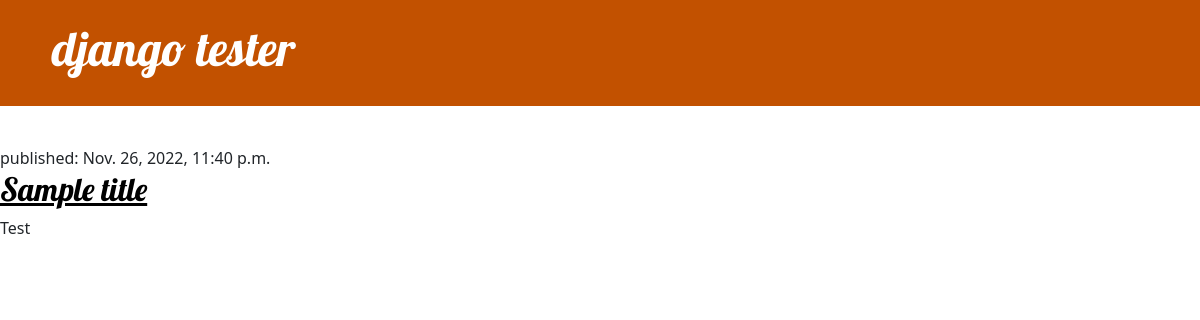
/, run on an earlier commit of the app's database.
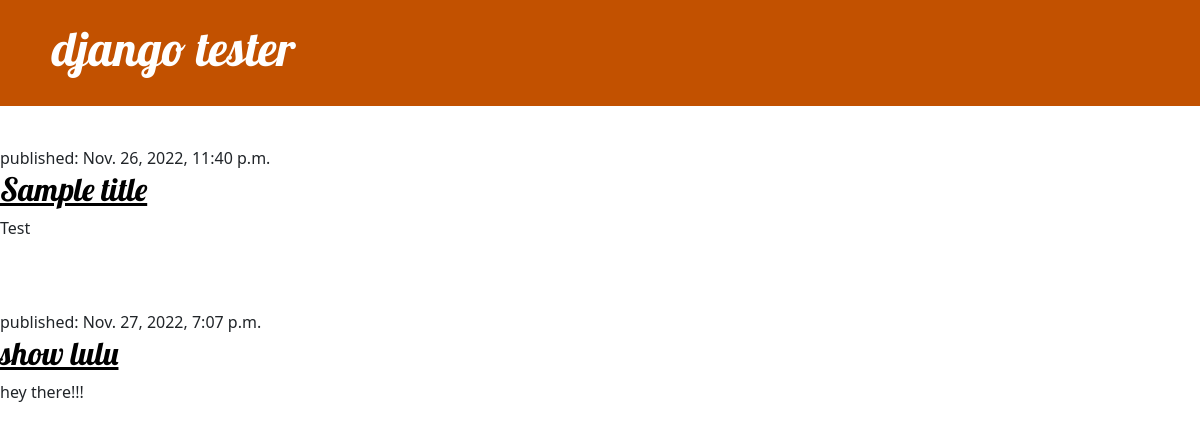
And on a later commit of the database.
### blog/models.py (models this page shows, shortened)
class Post(models.Model):
    author = models.ForeignKey(settings.AUTH_USER_MODEL, on_delete=models.CASCADE)
    title = models.CharField(max_length=200)
    text = models.TextField()
    created_date = models.DateTimeField(default=timezone.now)
    published_date = models.DateTimeField(blank=True, null=True)

### blog/views.py (the view)
# urls.py: path('', views.post_list, name='post_list'),
def post_list(request):
    posts = Post.objects.filter(published_date__lte=timezone.now()).order_by('published_date')
    return render(request, 'blog/post_list.html', {'posts': posts})

### blog/templates/blog/post_list.html (shortened to what this page needs)
{% load static %}
<!DOCTYPE html>
<html>
    <head>
        <link rel="stylesheet" href="https://cdn.jsdelivr.net/npm/bootstrap@5.1.3/dist/css/bootstrap.min.css">
        <link rel="stylesheet" href="{% static 'css/blog.css' %}">
    </head>
    <body>
        <header class="page-header">
            <div class="container">
                <h1><a href="/"> django tester </a></h1>
            </div>
        </header>
        {% for post in posts %}
            <article class="post">
                <time>published: {{ post.published_date }}</time>
                <h2><a href="">{{ post.title }}</a></h2>
                <p>{{ post.text|linebreaksbr }}</p>
            </article>
        {% endfor %}
    </body>
</html>

What changed in the data, as far as the page shows it:
added Post: published_date "Nov. 27, 2022, 7:07 p.m.", title "show lulu", text "hey there!!!"
